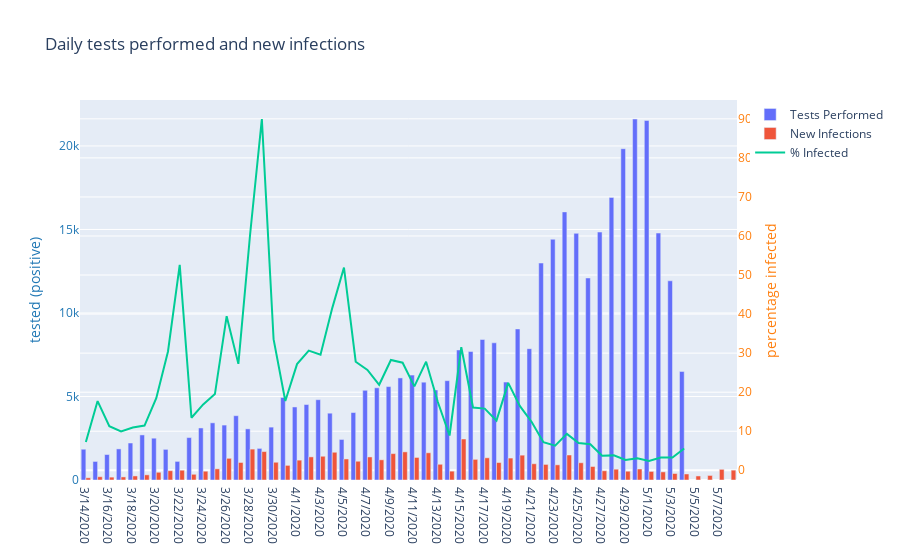

Write notebook code for a chart like this one.
### Code cell
fig_bar_infected_daily = make_subplots(specs=[[{"secondary_y": True}]])
fig_bar_infected_daily.layout={'title': 'Daily tests performed and new infections'}
fig_bar_infected_daily.add_trace(go.Bar(x=df_belgium_severe['date'], y=df_belgium_severe['tested'], name='Tests Performed', yaxis="y1"))
fig_bar_infected_daily.add_trace(go.Bar(x=df_belgium_severe['date'], y=df_belgium_severe['daily_infected'], name='New Infections', yaxis="y1"))
fig_bar_infected_daily.add_trace(go.Scatter(x=df_belgium_severe['date'], y=df_belgium_severe['percentage_infected'], name='% Infected', yaxis="y2"))
fig_bar_infected_daily.update_layout(
    xaxis=dict(
        domain=[0, 1]
    ),
    yaxis=dict(
        title="tested (positive)",
        titlefont=dict(
            color="#1f77b4"
        ),
        tickfont=dict(
            color="#1f77b4"
        )
    ),
    yaxis2=dict(
        title="percentage infected",
        titlefont=dict(
            color="#ff7f0e"
        ),
        tickfont=dict(
            color="#ff7f0e"
        ),
        anchor="free",
        overlaying="y",
        side="right",
        position=1
    ))
#fig_bar_infected_daily.add_shape(
#        # Line Vertical
#        dict(
#            type="line",
#            x0="3/23/2020",
#            x1="3/23/2020",
#            y0=0,
#            y1=20000,
#            line=dict(
#                color="RoyalBlue",
#                dash="dashdot",
#            )
#))
#fig_bar_infected_daily.add_shape(
#        # Line Vertical
#        dict(
#            type="line",
#            x0="3/30/2020",
#            x1="3/30/2020",
#            y0=0,
#            y1=20000,
#            line=dict(
#                color="RoyalBlue",
#                dash="dashdot",
#            )
#))
#fig_bar_infected_daily.add_shape(
#        # Line Vertical
#        dict(
#            type="line",
#            x0="4/6/2020",
#            x1="4/6/2020",
#            y0=0,
#            y1=20000,
#            line=dict(
#                color="RoyalBlue",
#                dash="dashdot",
#            )
#))
#fig_bar_infected_daily.add_shape(
#        # Line Vertical
#        dict(
#            type="line",
#            x0="4/13/2020",
#            x1="4/13/2020",
#            y0=0,
#            y1=20000,
#            line=dict(
#                color="RoyalBlue",
#                dash="dashdot",
#            )
#))

### Figure 1 — Plotly figure (JSON) as saved in the notebook; plotly's stock layout.template omitted (floating-point values rounded to 4 significant figures)
{"data": [{"name": "Tests Performed", "type": "bar", "x": ["3/14/2020", "3/15/2020", "3/16/2020", "3/17/2020", "3/18/2020", "3/19/2020", "3/20/2020", "3/21/2020", "3/22/2020", "3/23/2020", "3/24/2020", "3/25/2020", "3/26/2020", "3/27/2020", "3/28/2020", "3/29/2020", "3/30/2020", "3/31/2020", "4/1/2020", "4/2/2020", "4/3/2020", "4/4/2020", "4/5/2020", "4/6/2020", "4/7/2020", "4/8/2020", "4/9/2020", "4/10/2020", "4/11/2020", "4/12/2020", "4/13/2020", "4/14/2020", "4/15/2020", "4/16/2020", "4/17/2020", "4/18/2020", "4/19/2020", "4/20/2020", "4/21/2020", "4/22/2020", "4/23/2020", "4/24/2020", "4/25/2020", "4/26/2020", "4/27/2020", "4/28/2020", "4/29/2020", "4/30/2020", "5/1/2020", "5/2/2020", "5/3/2020", "5/4/2020", "5/5/2020", "5/6/2020", "5/7/2020", "5/8/2020"], "y": [1843, 1111, 1525, 1862, 2215, 2699, 2503, 1834, 1114, 2540, 3116, 3423, 3289, 3850, 3061, 1892, 3166, 4940, 4373, 4519, 4808, 4000, 2427, 4039, 5372, 5521, 5593, 6112, 6284, 5856, 5390, 5947, 7785, 7692, 8412, 8214, 5865, 9046, 7863, 12991, 14414, 16053, 14769, 12096, 14845, 16918, 19835, 21614, 21526, 14785, 11927, 6498, null, null, null, null], "yaxis": "y"}, {"name": "New Infections", "type": "bar", "x": ["3/14/2020", "3/15/2020", "3/16/2020", "3/17/2020", "3/18/2020", "3/19/2020", "3/20/2020", "3/21/2020", "3/22/2020", "3/23/2020", "3/24/2020", "3/25/2020", "3/26/2020", "3/27/2020", "3/28/2020", "3/29/2020", "3/30/2020", "3/31/2020", "4/1/2020", "4/2/2020", "4/3/2020", "4/4/2020", "4/5/2020", "4/6/2020", "4/7/2020", "4/8/2020", "4/9/2020", "4/10/2020", "4/11/2020", "4/12/2020", "4/13/2020", "4/14/2020", "4/15/2020", "4/16/2020", "4/17/2020", "4/18/2020", "4/19/2020", "4/20/2020", "4/21/2020", "4/22/2020", "4/23/2020", "4/24/2020", "4/25/2020", "4/26/2020", "4/27/2020", "4/28/2020", "4/29/2020", "4/30/2020", "5/1/2020", "5/2/2020", "5/3/2020", "5/4/2020", "5/5/2020", "5/6/2020", "5/7/2020", "5/8/2020"], "y": [133, 197, 172, 185, 243, 309, 462, 558, 586, 342, 526, 668, 1298, 1049, 1850, 1702, 1063, 876, 1189, 1384, 1422, 1661, 1260, 1123, 1380, 1209, 1580, 1684, 1351, 1629, 942, 530, 2454, 1236, 1329, 1045, 1313, 1487, 973, 933, 908, 1496, 1032, 809, 553, 647, 525, 660, 513, 485, 389, 361, 242, 272, 639, 591], "yaxis": "y"}, {"name": "% Infected", "type": "scatter", "x": ["3/14/2020", "3/15/2020", "3/16/2020", "3/17/2020", "3/18/2020", "3/19/2020", "3/20/2020", "3/21/2020", "3/22/2020", "3/23/2020", "3/24/2020", "3/25/2020", "3/26/2020", "3/27/2020", "3/28/2020", "3/29/2020", "3/30/2020", "3/31/2020", "4/1/2020", "4/2/2020", "4/3/2020", "4/4/2020", "4/5/2020", "4/6/2020", "4/7/2020", "4/8/2020", "4/9/2020", "4/10/2020", "4/11/2020", "4/12/2020", "4/13/2020", "4/14/2020", "4/15/2020", "4/16/2020", "4/17/2020", "4/18/2020", "4/19/2020", "4/20/2020", "4/21/2020", "4/22/2020", "4/23/2020", "4/24/2020", "4/25/2020", "4/26/2020", "4/27/2020", "4/28/2020", "4/29/2020", "4/30/2020", "5/1/2020", "5/2/2020", "5/3/2020", "5/4/2020", "5/5/2020", "5/6/2020", "5/7/2020", "5/8/2020"], "y": ["7.22%", "17.73%", "11.28%", "9.94%", "10.97%", "11.45%", "18.46%", "30.43%", "52.60%", "13.46%", "16.88%", "19.52%", "39.46%", "27.25%", "60.44%", "89.96%", "33.58%", "17.73%", "27.19%", "30.63%", "29.58%", "41.53%", "51.92%", "27.80%", "25.69%", "21.90%", "28.25%", "27.55%", "21.50%", "27.82%", "17.48%", "8.91%", "31.52%", "16.07%", "15.80%", "12.72%", "22.39%", "16.44%", "12.37%", "7.18%", "6.30%", "9.32%", "6.99%", "6.69%", "3.73%", "3.82%", "2.65%", "3.05%", "2.38%", "3.28%", "3.26%", "5.56%", null, null, null, null], "yaxis": "y2"}], "layout": {"title": {"text": "Daily tests performed and new infections"}, "xaxis": {"domain": [0, 1]}, "yaxis": {"tickfont": {"color": "#1f77b4"}, "title": {"font": {"color": "#1f77b4"}, "text": "tested (positive)"}}, "yaxis2": {"anchor": "free", "overlaying": "y", "position": 1, "side": "right", "tickfont": {"color": "#ff7f0e"}, "title": {"font": {"color": "#ff7f0e"}, "text": "percentage infected"}}}}
